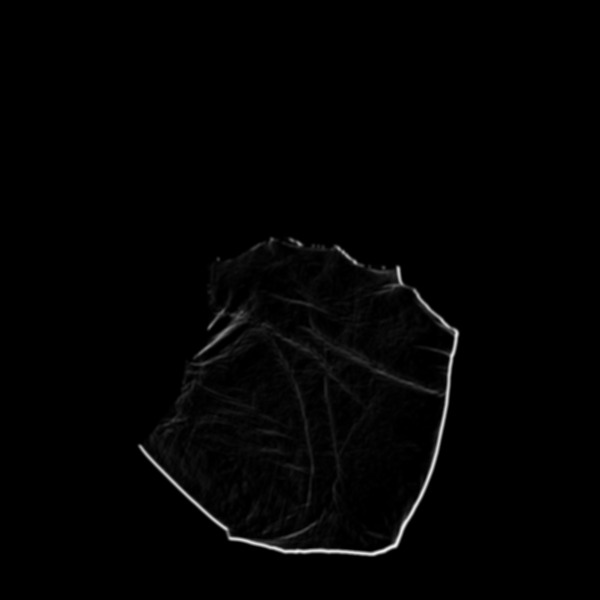
#> input picture test_img/sample7.4.png, 1200 x 1200 px, found by its file name (shown at 1/2 size)
$ python main.py
#> lines starting #> are read from the running program, lines starting #| are printed output that depends on the picture; after the words box and inside, x2 and y2 are one past the last pixel; in counts of white or black regions, pixels touching at a corner belong together
#> in init_imgs, image is the input picture: shape (1200, 1200); min 0, max 245, mean 2.8
### solutions/project3(curves detector)/lines.py
from lineone import LineOne
import numpy as np
import copy
import cv2

from solutions import utils


class Lines:
    def __init__(self):
        self.line_list = []
        self.number_of_front_points_to_find_slope = 4

    def add_line(self, line):
        self.line_list.append(line)

    def renew_work_area(self, point, max_distance, is_horizontal):
        for lineOne in self.line_list:
            lineOne.renew_work_area(point, max_distance, is_horizontal)

    def get_index_list_of_close_lines(self, point, max_distance):
        index_list = []
        for idx in range(len(self.line_list)):
            is_continuable = self.line_list[idx].is_continuable(point, max_distance)
            if is_continuable:
                index_list.append(idx)
        return index_list

    # TODO change function name
    def combine_only_params(self, indices, new_lineOne):
        for idx in indices:
            lineOne = self.line_list[idx]
            point_list = copy.deepcopy(lineOne.all_point_list)
            new_lineOne.all_point_list += point_list
            new_lineOne.point_list_in_work_area += point_list

        for index in range(len(indices) - 1, -1, -1):
            del self.line_list[indices[index]]

        self.add_line(new_lineOne)

    def handle_point(self, point, max_distance, unique_num, is_horizontal, debug=False, img_for_debugging=None):
        list_of_index_of_close_lines = self.get_index_list_of_close_lines(point, max_distance)
        number_of_close_lines = len(list_of_index_of_close_lines)

        # 점 주변에 선이 0개일 때
        # 새로운 hline 만들어서 nline에 append
        # 즉, 새로운 선 발견했다고 추정해 새로운 선 추가
        if number_of_close_lines == 0:
            new_lineOne = LineOne(self.number_of_front_points_to_find_slope, unique_num)
            new_lineOne.add_point(point)
            self.add_line(new_lineOne)

        # 점 주변에 선이 1개일 때
        # 그 1개의 선에 점 추가
        elif number_of_close_lines == 1:
            index = list_of_index_of_close_lines[0]
            new_lineOne = self.line_list[index]
            new_lineOne.add_point(point)

        # 점 주변에 선이 1개보다 많을 때
        else:
            new_lineOne = LineOne(self.number_of_front_points_to_find_slope, unique_num)
            new_lineOne.add_point(point)
            self.combine_only_params(list_of_index_of_close_lines, new_lineOne)
            new_lineOne.renew_work_area(point, max_distance, is_horizontal)

        if debug:
            print(f"number_of_close_lines : {number_of_close_lines}")
            img_for_debugging *= 0
            for lineOne in self.line_list:
                for point in lineOne.all_point_list:
                    x, y = point
                    img_for_debugging[y][x] = copy.deepcopy(lineOne.color)

    # [45 lines left out: functions filter_by_line_length, visualize_lines, sort, leave_long_lines, is_connectable, not called in this run]

    def imshow(self, title, height, width):
        img = self.visualize_lines(height, width)
        cv2.imshow(title, img)

### solutions/project3(curves detector)/lineone.py
from solutions.utils import get_slope
from solutions.utils import distance_between
import random


class LineOne:
    def __init__(self, number_of_front_points_to_find_slope, unique_num):
        self.all_point_list = []
        self.point_list_in_work_area = []
        self.own_slope = -1
        self.number_of_front_points_to_find_slope = number_of_front_points_to_find_slope
        self.changed_after_calculating_slope = True
        self.unique_num = unique_num
        # color는 디버깅 용으로 hline별로 쉽게 구별하기 위해 넣은 변수임
        # TODO 실제 개발 완료 시 color 멤버 변수 제거하기
        random_B = random.randint(1, 255)
        random_G = random.randint(1, 255)
        random_R = random.randint(1, 255)

        self.color = [random_B, random_G, random_R]

    # point는 [x, y]꼴임
    def add_point(self, point):
        self.all_point_list.append(point)
        self.point_list_in_work_area.append(point)

    def set_unique_num_to(self, unique_num):
        self.unique_num = unique_num
        return True

    def is_continuable(self, external_point, max_distance=3):
        for idx in range(len(self.point_list_in_work_area)):
            current_point = self.point_list_in_work_area[idx]
            if distance_between(current_point, external_point) < max_distance:
                return True

        return False

    # [27 lines left out: functions have_own_slope, calculate_own_slope, avg_slope_with, not called in this run]

    def renew_work_area(self, external_point, max_distance, is_horizontal):
        list_len = len(self.point_list_in_work_area)
        number_of_deleted_point = 0
        coordinate_idx = 0 if is_horizontal else 1

        for idx in range(list_len):
            real_idx = idx - number_of_deleted_point
            current_point = self.point_list_in_work_area[real_idx]
            gap = abs(current_point[coordinate_idx] - external_point[coordinate_idx])

            if gap >= max_distance:
                del self.point_list_in_work_area[real_idx]
                number_of_deleted_point += 1

### solutions/utils.py
import cv2
import math
import numpy as np


# 이미지의 비율을 유지하며 높이, 너비 중 하나를 인수로 받아,
# 적절하게 이미지 크기를 조절하는 함수입니다.


# [12 lines left out: function resize, not called in this run]


def distance_between(coord1, coord2):
    return ((coord1[0] - coord2[0]) ** 2 + (coord1[1] - coord2[1]) ** 2) ** (1 / 2)


# 두 좌표를 인수로 받아서 그 두 좌표를 지나는 선의 기울기를 구하는 함수
# 기울기를 구하는  분모가 0이 될 수 있어서, 분모에 1e-9(적당히 작은 값)를 더했다.


def get_slope(coord1, coord2):
    return (coord1[1] - coord2[1]) / ((coord1[0] - coord2[0]) + 10 ** (-9))


# [194 lines left out: functions adaptive_threshold, threshold, get_max_contour, remove_bground, get_hand_form, get_contour and 8 more, not called in this run]

### solutions/project3(curves detector)/main.py
import cv2 as cv
import copy as cp
from lines import Lines
import timeit
import numpy as np


def get_roi(img_param, min_grayscale=0):
#> called with min_grayscale = 0
    copied = img_param.copy()
    height, width = copied.shape[:2]
#> height = 1200; width = 1200

    topmost = 0
    downmost = height - 1
#> downmost = 1199
    leftmost = 0
    rightmost = width - 1
#> rightmost = 1199

    done = False

    for x in range(width):
        if done is True:
            break
        for y in range(height):
            if copied[y][x] > min_grayscale:
                leftmost = x
                done = True

    done = False

    for y in range(height):
        if done is True:
            break
        for x in range(width):
            if copied[y][x] > min_grayscale:
                topmost = y
                done = True

    done = False

    for y in range(height - 1, -1, -1):
        if done is True:
            break
        for x in range(width):
            if copied[y][x] > min_grayscale:
                downmost = y
                done = True

    done = False

    for x in range(width - 1, -1, -1):
        if done is True:
            break
        for y in range(height):
            if copied[y][x] > min_grayscale:
                rightmost = x
                done = True

    return copied[topmost:(downmost + 1), leftmost:(rightmost + 1)], {'topmost': topmost, 'downmost': downmost,
                                                                      'leftmost': leftmost, 'rightmost': rightmost}


def adaptive_threshold(img_param):
    result = cv.adaptiveThreshold(img_param, 255, cv.ADAPTIVE_THRESH_GAUSSIAN_C, cv.THRESH_BINARY, 11, 0)
    return result


# Now it's same with find_one_orientation_lines
# Please update this function too, when updating function find_one_orientation_lines
# [72 lines left out: function find_one_orientation_lines_with_debugging, not called in this run]


# 한 방향으로의 hline들의 리스트, nline을 리턴함
def find_one_orientation_lines(img_param, max_line_distance, is_horizontal):
    height, width = img_param.shape[:2]

    if is_horizontal:
        first_for_loop_max = width
        second_for_loop_max = height
    else:
        first_for_loop_max = height
        second_for_loop_max = width

    lines = Lines()
    unique_num = 0
    for i in range(first_for_loop_max):
        if is_horizontal:
            x = i
        else:
            y = i
        for j in range(second_for_loop_max):
            if is_horizontal:
                y = j
            else:
                x = j

            if img_param[y][x] == 255:
                lines.handle_point([x, y], max_line_distance, unique_num, is_horizontal)
                unique_num += 1
        if is_horizontal:
            x = i
            y = 0
        else:
            x = 0
            y = i
        lines.renew_work_area([x, y], max_line_distance, is_horizontal)

    return lines


def init_imgs():
    image_path = "/Users/david/workspace/palm-beesly/test_img/sample7.4.png"
    image = cv.imread(image_path, cv.IMREAD_GRAYSCALE)

    if image is None:
        print("Image is empty!!")
        exit(1)
    return image


# [5 lines left out: function get_thinned, not called in this run]


if __name__ == "__main__":
    grayed = init_imgs()
    img, vertices = get_roi(grayed)
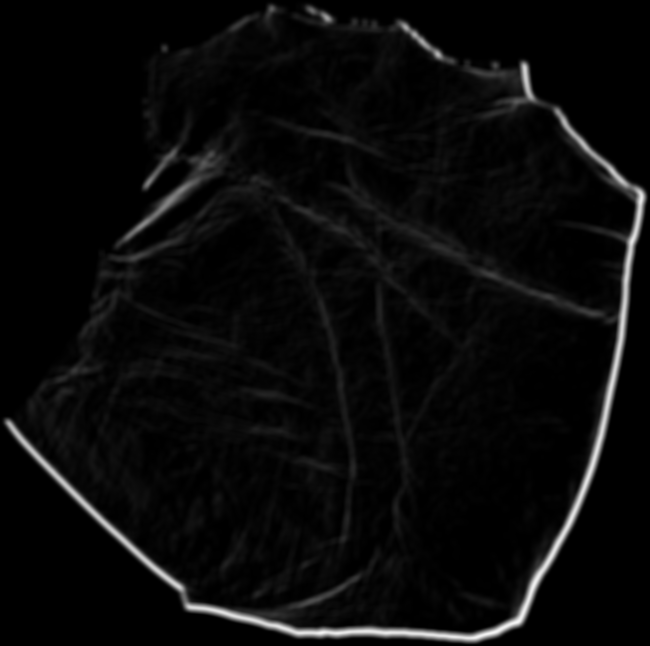
#> img: shape (646, 650); min 0, max 245, mean 9.6
#> vertices = {'topmost': 470, 'downmost': 1115, 'leftmost': 272, 'rightmost': 921}
    thr = adaptive_threshold(img)
#> in adaptive_threshold, `result = cv.adaptiveThreshold(img_param, 255, cv.ADAPTIVE_THRESH_GAUSS..`:
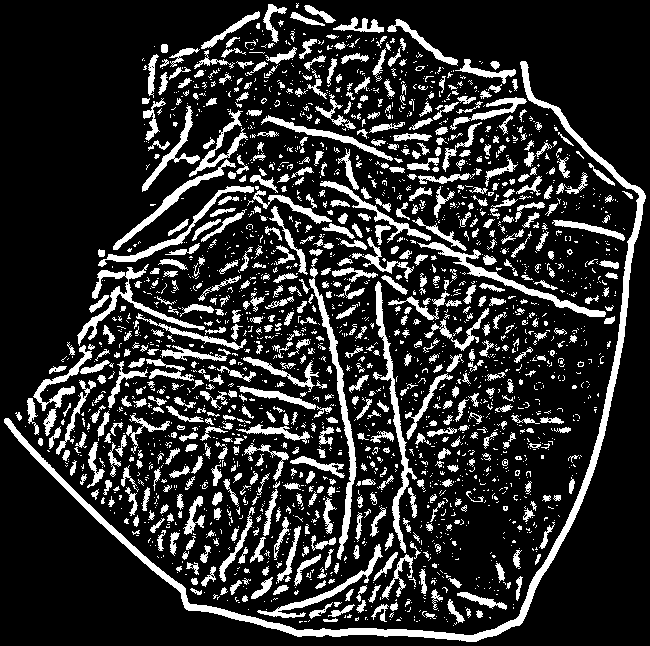
#> result: shape (646, 650); 18.4% white; 2327 white regions (1656 under 20 px), largest, box (x1, y1, x2, y2) and area: (4, 61, 646, 642) 7978, (309, 258, 357, 560) 1775, (373, 281, 417, 553) 1633

    cv.imshow("original", img)
    cv.imshow("adaptiveThreshold", thr)

    max_line_distance = 1.3  # Default value is 3
    combining_distance = 1
    min_line_length = 100  # The minimum number of dots in one line, Default value is 4
    number_of_lines_to_leave = 6  # Default value is 10

    height, width = thr.shape[:2]
#> height = 646; width = 650

    start = timeit.default_timer()
    # lines = find_one_orientation_lines_with_debugging(thr, max_line_distance, is_horizontal=False)
    lines = find_one_orientation_lines(thr, max_line_distance, is_horizontal=False)
#> (the run stopped early here; a loop or call above may not have finished)
